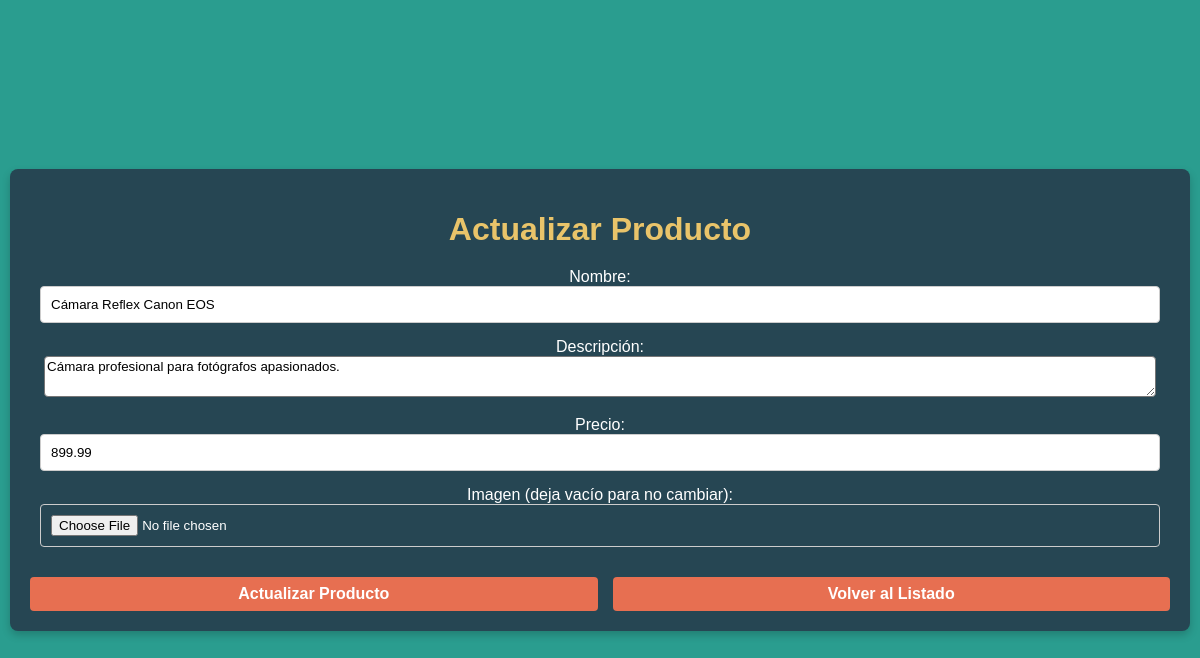
The page /templates/update.php?id=2 (signed in) on the database its author committed.
### tables this page shows
CREATE TABLE productos (
    id INT AUTO_INCREMENT PRIMARY KEY,
    nombre VARCHAR(100) NOT NULL,
    descripcion TEXT NOT NULL,
    precio DECIMAL(10, 2),
    imagen VARCHAR(255) DEFAULT NULL
);

### templates/update.php (the view, shortened to what this page needs)
<?php
require_once '../include/conexion.php';
$id = $_GET['id'] ?? null;
try {
    $stmt = $pdo->prepare("SELECT * FROM productos WHERE id = :id");
    $stmt->execute(['id' => $id]);
    $producto = $stmt->fetch();
} catch (PDOException $e) {
    error_log("Error al obtener producto: " . $e->getMessage());
    exit;
}
?>
<!DOCTYPE html>
<html lang="es">
<head>
    <link rel="stylesheet" href="../css/estilos.css">
</head>
<body class="index-body">
    <div class="container">
        <h1>Actualizar Producto</h1>
        <form method="POST" action="update.php?id=<?php echo $id; ?>" enctype="multipart/form-data">
            <div>
                <label for="nombre">Nombre:</label>
                <input type="text" id="nombre" name="nombre" value="<?php echo htmlspecialchars($producto['nombre']); ?>">
            </div>
            <div>
                <label for="descripcion">Descripción:</label>
                <textarea id="descripcion" name="descripcion" style="width: 97%; height: 35px; background-color: white; color: black; border-radius: 4px; margin-bottom: 15px; font-family: Arial, sans-serif;"><?php echo htmlspecialchars($producto['descripcion']); ?></textarea>
            </div>
            <div>
                <label for="precio">Precio:</label>
                <input type="number" id="precio" name="precio" step="0.01" value="<?php echo htmlspecialchars($producto['precio']); ?>">
            </div>
            <div>
                <label for="imagen">Imagen (deja vacío para no cambiar):</label>
                <input type="file" id="imagen" name="imagen">
            </div>
            <div class="botones-container">
                <button type="submit">Actualizar Producto</button>
                <a href="listado.php" class="logout-button">Volver al Listado</a>
            </div>
        </form>
    </div>
</body>
</html>

### css/estilos.css (style rules this page uses)
body { font-family: Arial, sans-serif; background-color: #2a9d8f; margin-top: 90px; padding: 0; display: flex; justify-content: center; align-items: center; min-height: 100vh; color: #fff; }
body.index-body { margin: 0; display: flex; justify-content: center; align-items: center; height: 100vh; background-color: #2a9d8f; }
.container { background: #264653; padding: 20px; border-radius: 8px; box-shadow: 0 4px 8px rgba(0, 0, 0, 0.2); width: 95%; max-width: 1200px; text-align: center; }
h1 { margin-bottom: 20px; color: #e9c46a; }
.logout-button { padding: 8px 15px; background-color: #e76f51; color: white; border-radius: 4px; text-decoration: none; font-weight: bold; }
select, button { padding: 8px; border: none; border-radius: 4px; font-size: 14px; cursor: pointer; }
input { margin-bottom: 15px; padding: 10px; border: 1px solid #ccc; border-radius: 4px; width: calc(100% - 20px); box-sizing: border-box; max-width: 100%; }
button { padding: 8px 20px; background-color: #e76f51; color: white; border: none; border-radius: 4px; font-size: 16px; cursor: pointer; font-weight: bold; }
label { margin-bottom: 5px; text-align: left; color: #fff; }
.botones-container { display: flex; justify-content: center; gap: 15px; margin-top: 15px; }
.botones-container button, .botones-container .logout-button { flex: 1; text-align: center; }

### rows shown on the page
productos: nombre "Cámara Reflex Canon EOS", descripcion "Cámara profesional para fotógrafos apasionados.", precio "899.99"
